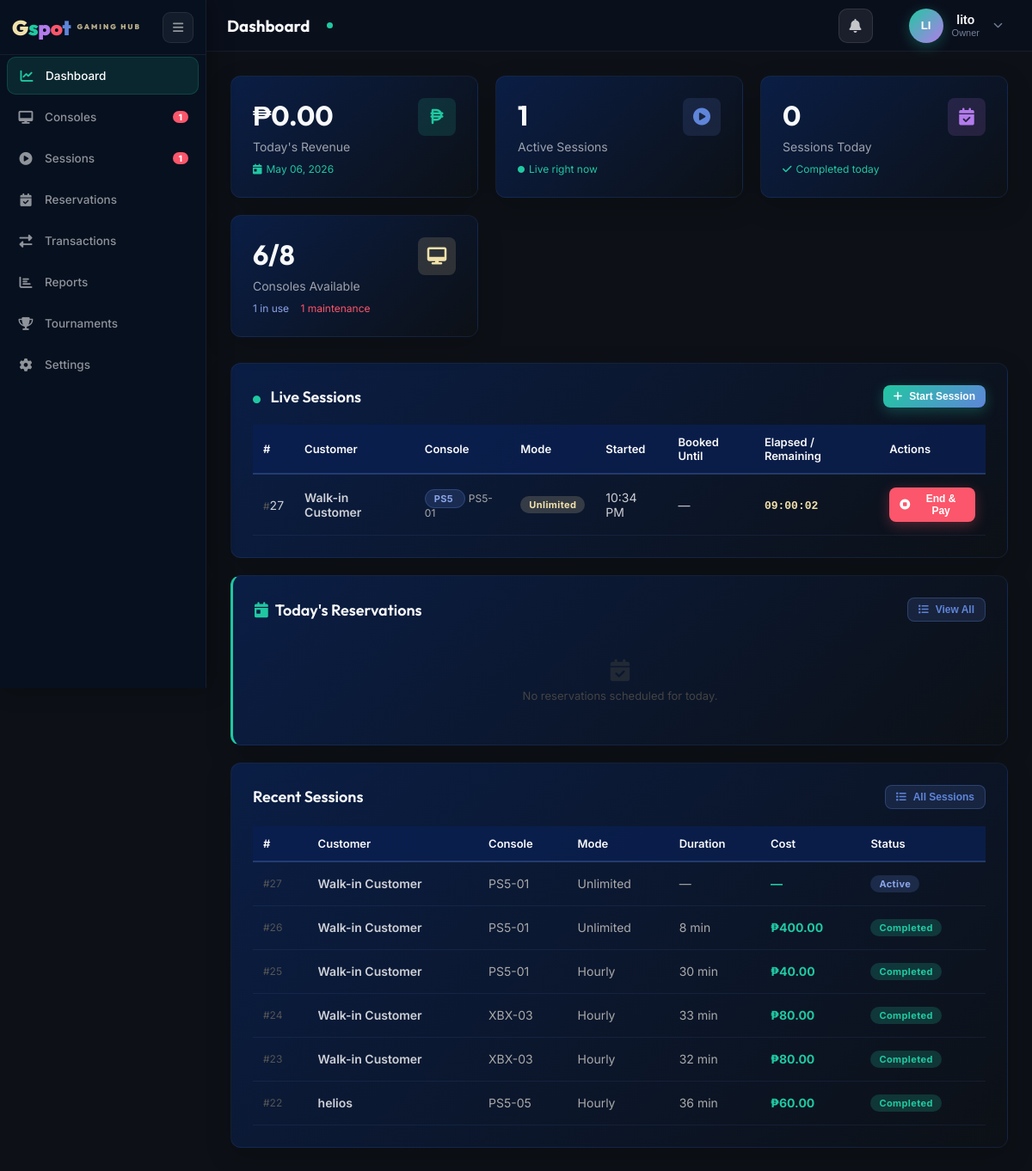
Screenshot of /admin.php (signed in) with the database file from the repository.
### tables this page shows
CREATE TABLE `gaming_sessions` (
  `session_id` int(11) NOT NULL,
  `user_id` int(11) NOT NULL,
  `console_id` int(11) NOT NULL,
  `rental_mode` enum('hourly','open_time','unlimited') NOT NULL,
  `planned_minutes` int(11) DEFAULT NULL,
  `start_time` datetime NOT NULL DEFAULT current_timestamp(),
  `end_time` datetime DEFAULT NULL,
  `duration_minutes` int(11) DEFAULT NULL,
  `hourly_rate` decimal(10,2) NOT NULL DEFAULT 0.00,
  `total_cost` decimal(10,2) DEFAULT NULL,
  `status` enum('active','completed','cancelled') NOT NULL DEFAULT 'active',
  `payment_status` enum('paid','unpaid','partial') DEFAULT NULL,
  `created_by` int(11) NOT NULL,
  `created_at` datetime NOT NULL DEFAULT current_timestamp(),
  `extended_minutes` int(11) NOT NULL DEFAULT 0 COMMENT 'Total minutes added via approved extensions',
  `source_reservation_id` int(11) DEFAULT NULL
);

CREATE TABLE `users` (
  `user_id` int(11) NOT NULL,
  `email` varchar(100) NOT NULL,
  `password_hash` varchar(255) NOT NULL,
  `full_name` varchar(100) NOT NULL,
  `phone` varchar(20) DEFAULT NULL,
  `role` enum('customer','shopkeeper','owner','walkin') NOT NULL DEFAULT 'customer',
  `status` enum('active','inactive') NOT NULL DEFAULT 'active',
  `email_verified` tinyint(1) NOT NULL DEFAULT 0,
  `verification_token` varchar(64) DEFAULT NULL,
  `verification_expires` datetime DEFAULT NULL,
  `reset_token` varchar(64) DEFAULT NULL,
  `reset_expires` datetime DEFAULT NULL,
  `created_at` datetime NOT NULL DEFAULT current_timestamp(),
  `consecutive_cancellations` tinyint(3) UNSIGNED NOT NULL DEFAULT 0,
  `reservation_banned_until` datetime DEFAULT NULL
);

CREATE TABLE `consoles` (
  `console_id` int(11) NOT NULL,
  `console_name` varchar(50) NOT NULL,
  `console_type` enum('PS5','PS4','Xbox Series X') NOT NULL,
  `unit_number` varchar(20) NOT NULL,
  `status` enum('available','in_use','maintenance','archived') NOT NULL DEFAULT 'available',
  `hourly_rate` decimal(10,2) NOT NULL DEFAULT 0.00,
  `compatible_controller_type` varchar(50) DEFAULT NULL COMMENT 'Controller type compatible with this console unit',
  `created_at` datetime NOT NULL DEFAULT current_timestamp()
);

### includes/db_functions.php (called while the page is built, shortened)
<?php
require_once __DIR__ . '/db_config.php';
function getConsoles($status = null, $type = null) {
    global $conn;
    $sql = "SELECT * FROM consoles WHERE 1=1";
    $params = [];
    $types = "";
    if ($status) {
        $sql .= " AND status = ?";
        $params[] = $status;
        $types .= "s";
    } else {
        $sql .= " AND status != 'archived'";
    }
    $sql .= " ORDER BY console_type, unit_number";
    $stmt = $conn->prepare($sql);
    if (!empty($params)) {
        $stmt->bind_param($types, ...$params);
    }
    $stmt->execute();
    return $stmt->get_result()->fetch_all(MYSQLI_ASSOC);
}
function getActiveSessions() {
    global $conn;
    $sql = "SELECT gs.*, u.full_name AS customer_name, c.console_name, c.console_type, c.unit_number,
                   gs.source_reservation_id,
                   COALESCE(r.downpayment_amount, 0) AS reservation_downpayment,
                   COALESCE((SELECT SUM(t.amount) FROM transactions t WHERE t.session_id = gs.session_id AND t.amount > 0), 0) AS upfront_paid,
                   COALESCE((SELECT SUM(ABS(t.amount)) FROM transactions t WHERE t.session_id = gs.session_id AND t.amount < 0), 0) AS refunded_amount
            FROM gaming_sessions gs
            JOIN users u ON gs.user_id = u.user_id
            JOIN consoles c ON gs.console_id = c.console_id
            LEFT JOIN reservations r ON r.reservation_id = gs.source_reservation_id
            WHERE gs.status = 'active'
            ORDER BY gs.start_time DESC";
    $result = $conn->query($sql);
    return $result->fetch_all(MYSQLI_ASSOC);
}
function getDailySalesReport($date) {
    global $conn;
    $stmt = $conn->prepare(
        "SELECT COUNT(*) AS total_sessions,
                SUM(total_cost) AS total_revenue,
                AVG(duration_minutes) AS avg_duration,
                SUM(CASE WHEN rental_mode = 'hourly' THEN 1 ELSE 0 END) AS hourly_sessions,
                SUM(CASE WHEN rental_mode = 'open_time' THEN 1 ELSE 0 END) AS open_time_sessions,
                SUM(CASE WHEN rental_mode = 'unlimited' THEN 1 ELSE 0 END) AS unlimited_sessions
         FROM gaming_sessions
         WHERE DATE(start_time) = ? AND status = 'completed'"
    );
    $stmt->bind_param("s", $date);
    $stmt->execute();
    return $stmt->get_result()->fetch_assoc();
}
function getSetting($key) {
    global $conn;
    $stmt = $conn->prepare("SELECT setting_value FROM system_settings WHERE setting_key = ?");
    $stmt->bind_param("s", $key);
    $stmt->execute();
    $result = $stmt->get_result();
    if ($result->num_rows > 0) {
        return $result->fetch_assoc()['setting_value'];
    }
    return null;
}
?>

### admin_sections/dashboard.php (shortened to what this page needs)
<div class="page active" id="dashboard">
    <div class="stats-grid">
        <div class="stat-card">
            <div class="stat-card-header">
                <div>
                    <div class="stat-value">₱<?= number_format($todayRevenue, 2) ?></div>
                    <div class="stat-label">Today's Revenue</div>
                </div>
                <div class="stat-icon revenue"><i class="fas fa-peso-sign"></i></div>
            </div>
            <div class="stat-change up"><i class="fas fa-calendar-day"></i> <?= date('F d, Y') ?></div>
        </div>
        <div class="stat-card">
            <div class="stat-card-header">
                <div>
                    <div class="stat-value"><?= $activeCount ?></div>
                    <div class="stat-label">Active Sessions</div>
                </div>
                <div class="stat-icon sessions"><i class="fas fa-play-circle"></i></div>
            </div>
            <div class="stat-change up"><i class="fas fa-circle" style="color:#20c8a1;font-size:8px"></i> Live right now</div>
        </div>
        <div class="stat-card">
            <div class="stat-card-header">
                <div>
                    <div class="stat-value"><?= $todayBookings ?></div>
                    <div class="stat-label">Sessions Today</div>
                </div>
                <div class="stat-icon bookings"><i class="fas fa-calendar-check"></i></div>
            </div>
            <div class="stat-change up"><i class="fas fa-check"></i> Completed today</div>
        </div>
        <div class="stat-card">
            <div class="stat-card-header">
                <div>
                    <div class="stat-value"><?= $availableCount ?>/<?= count($allConsoles) ?></div>
                    <div class="stat-label">Consoles Available</div>
                </div>
                <div class="stat-icon consoles"><i class="fas fa-desktop"></i></div>
            </div>
            <div class="stat-change up">
                <span style="color:#8aa4e8"><?= $inUseCount ?> in use</span> &nbsp;
                <span style="color:#fb566b"><?= $maintenanceCount ?> maintenance</span>
            </div>
        </div>
    </div>
    <div class="card">
        <div class="card-header">
            <h3 class="card-title">
                <i class="fas fa-circle" style="color:#20c8a1;font-size:9px;margin-right:8px;animation:livePulse 2s ease infinite;"></i>
                Live Sessions
            </h3>
            <button class="btn btn-primary btn-sm" onclick="openModal('startSession')">
                <i class="fas fa-plus"></i> Start Session
            </button>
        </div>
        <?php if (empty($activeSessions)): ?>
            <div class="empty-state">
                <i class="fas fa-couch"></i>
                <p>No active sessions right now</p>
            </div>
        <?php else: ?>
        <table class="data-table">
            <thead><tr><th>#</th><th>Customer</th><th>Console</th><th>Mode</th><th>Started</th><th>Booked Until</th><th>Elapsed / Remaining</th><th>Actions</th></tr></thead>
            <tbody>
            <?php foreach ($activeSessions as $sess): ?>
            <tr>
                <td><span style="color:#555;font-size:12px">#</span><?= $sess['session_id'] ?></td>
                <td style="font-weight:600"><?= htmlspecialchars($sess['customer_name']) ?></td>
                <td>
                    <span class="console-type-badge <?= $sess['console_type'] === 'PS5' ? 'ps5' : ($sess['console_type'] === 'PS4' ? 'ps4' : 'xbox') ?>">
                        <?= $sess['console_type'] ?>
                    </span>
                    <span style="color:#aaa;font-size:12px;margin-left:4px"><?= htmlspecialchars($sess['unit_number']) ?></span>
                </td>
                <td><span class="badge pending"><?= match($sess['rental_mode']) { 'open_time' => 'Open Time', default => ucfirst($sess['rental_mode']) } ?></span></td>
                <td><?= date('h:i A', strtotime($sess['start_time'])) ?></td>
                <td>
                    <?php if ($sess['rental_mode'] === 'hourly' && $sess['planned_minutes']):
                        $bookedEndDt = new DateTime($sess['start_time'], new DateTimeZone('Asia/Manila'));
                        $bookedEndDt->modify('+' . $sess['planned_minutes'] . ' minutes');
                    ?>
                        <span style="color:#f1e1aa;font-weight:700"><?= $bookedEndDt->format('h:i A') ?></span>
                    <?php else: ?>—<?php endif; ?>
                </td>
                <td><span class="session-timer"
                    data-start="<?= $sess['start_time'] ?>"
                    data-planned="<?= $sess['planned_minutes'] ?? '' ?>"
                    data-session-id="<?= $sess['session_id'] ?>"
                    data-mode="<?= $sess['rental_mode'] ?>"
                    data-start-ts="<?= strtotime($sess['start_time']) ?>"
                    data-upfront-paid="<?= (float)($sess['upfront_paid'] ?? 0) ?>"
                    data-unlimited-rate="<?= (float)($settings['unlimited_rate'] ?? 300) ?>"
                    data-booked-minutes="<?= (int)($sess['planned_minutes'] ?? 0) ?>"
                    data-customer="<?= htmlspecialchars(addslashes($sess['customer_name'])) ?>"
                    data-unit="<?= htmlspecialchars(addslashes($sess['unit_number'])) ?>">—</span></td>
                <td>
                    <button class="btn btn-danger btn-sm" title="End & Collect Payment"
                        onclick="openEndSessionModal(
                        <?= $sess['session_id'] ?>,
                        '<?= htmlspecialchars(addslashes($sess['customer_name'])) ?>',
                        '<?= htmlspecialchars(addslashes($sess['unit_number'])) ?>',
                        '<?= $sess['rental_mode'] ?>',
                        <?= strtotime($sess['start_time']) ?>,
                        <?= (int)($sess['planned_minutes'] ?? 0) ?>,
                        <?= (float)($sess['upfront_paid'] ?? 0) ?>,
                        <?= (float)($sess['reservation_downpayment'] ?? 0) ?>,
                        <?= (float)($settings['unlimited_rate'] ?? 300) ?>,
                        <?= (int)($sess['source_reservation_id'] ?? 0) ?>)">
                        <i class="fas fa-stop-circle"></i> End &amp; Pay
                    </button>
                </td>
            </tr>
            <?php endforeach; ?>
            </tbody>
        </table>
        <?php endif; ?>
    </div>
    <?php
    $todayRes = array_filter($upcomingReservations, fn($r) => $r['reserved_date'] === date('Y-m-d'));
    $todayRes = array_slice(array_values($todayRes), 0, 6);
    ?>
    <div class="card" style="border-left:3px solid #20c8a1;">
        <div class="card-header">
            <div style="display:flex;align-items:center;gap:10px;">
                <h3 class="card-title" style="margin:0;">
                    <i class="fas fa-calendar-day" style="color:#20c8a1;margin-right:8px;"></i>Today's Reservations
                </h3>
            </div>
            <button class="btn btn-secondary btn-sm" onclick="showPage('reservations', document.querySelector('.nav-item[onclick*=\'reservations\']'))">
                <i class="fas fa-list"></i> View All
            </button>
        </div>
        <?php if (empty($todayRes)): ?>
        <div style="padding:24px;text-align:center;color:#444;font-size:13px;">
            <i class="fas fa-calendar-check" style="font-size:1.6rem;display:block;margin-bottom:8px;opacity:.4;"></i>
            No reservations scheduled for today.
        </div>
        <?php endif; ?>
    </div>
    <div class="card">
        <div class="card-header">
            <h3 class="card-title">Recent Sessions</h3>
            <button class="btn btn-secondary btn-sm" onclick="showPage('sessions', document.querySelector('.nav-item[onclick*=\'sessions\']'))">
                <i class="fas fa-list"></i> All Sessions
            </button>
        </div>
        <table class="data-table">
            <thead><tr><th>#</th><th>Customer</th><th>Console</th><th>Mode</th><th>Duration</th><th>Cost</th><th>Status</th></tr></thead>
            <tbody>
            <?php foreach (array_slice($recentSessions, 0, 6) as $sess): ?>
            <tr>
                <td style="color:#555;font-size:12px">#<?= $sess['session_id'] ?></td>
                <td style="font-weight:600"><?= htmlspecialchars($sess['customer_name']) ?></td>
                <td style="color:#aaa"><?= htmlspecialchars($sess['unit_number']) ?></td>
                <td style="color:#aaa"><?= match($sess['rental_mode']) { 'open_time' => 'Open Time', default => ucfirst($sess['rental_mode']) } ?></td>
                <td style="color:#aaa"><?= $sess['duration_minutes'] !== null ? ($sess['duration_minutes'] > 0 ? $sess['duration_minutes'].' min' : '< 1 min') : '—' ?></td>
                <td style="color:#20c8a1;font-weight:700"><?= $sess['total_cost'] ? '₱'.number_format($sess['total_cost'],2) : '—' ?></td>
                <td><span class="badge <?= $sess['status'] ?>"><?= ucfirst($sess['status']) ?></span></td>
            </tr>
            <?php endforeach; ?>
            </tbody>
        </table>
    </div>
</div>

### rows the page displays
gaming_sessions: session_id "27", user.full_name "Walk-in Customer", console.console_type "PS5", console.unit_number "PS5-01", rental_mode "Unlimited", start_time "10:34 PM", status "Active"
gaming_sessions: session_id "26", user.full_name "Walk-in Customer", console.unit_number "PS5-01", rental_mode "Unlimited", duration_minutes "8", total_cost "400.00", status "Completed"
gaming_sessions: session_id "25", user.full_name "Walk-in Customer", console.unit_number "PS5-01", rental_mode "Hourly", duration_minutes "30", total_cost "40.00", status "Completed"
gaming_sessions: session_id "24", user.full_name "Walk-in Customer", console.unit_number "XBX-03", rental_mode "Hourly", duration_minutes "33", total_cost "80.00", status "Completed"
gaming_sessions: session_id "23", user.full_name "Walk-in Customer", console.unit_number "XBX-03", rental_mode "Hourly", duration_minutes "32", total_cost "80.00", status "Completed"
gaming_sessions: session_id "22", user.full_name "helios", console.unit_number "PS5-05", rental_mode "Hourly", duration_minutes "36", total_cost "60.00", status "Completed"

### other values shown
$maintenanceCount "1"
$activeCount "1"
getUserInitials() "LI"
$user['full_name'] "lito"
getRoleBadge() "Owner"
$todayRevenue "0.00"
$todayBookings "0"
$availableCount "6"
count($allConsoles) "8"
$inUseCount "1"
